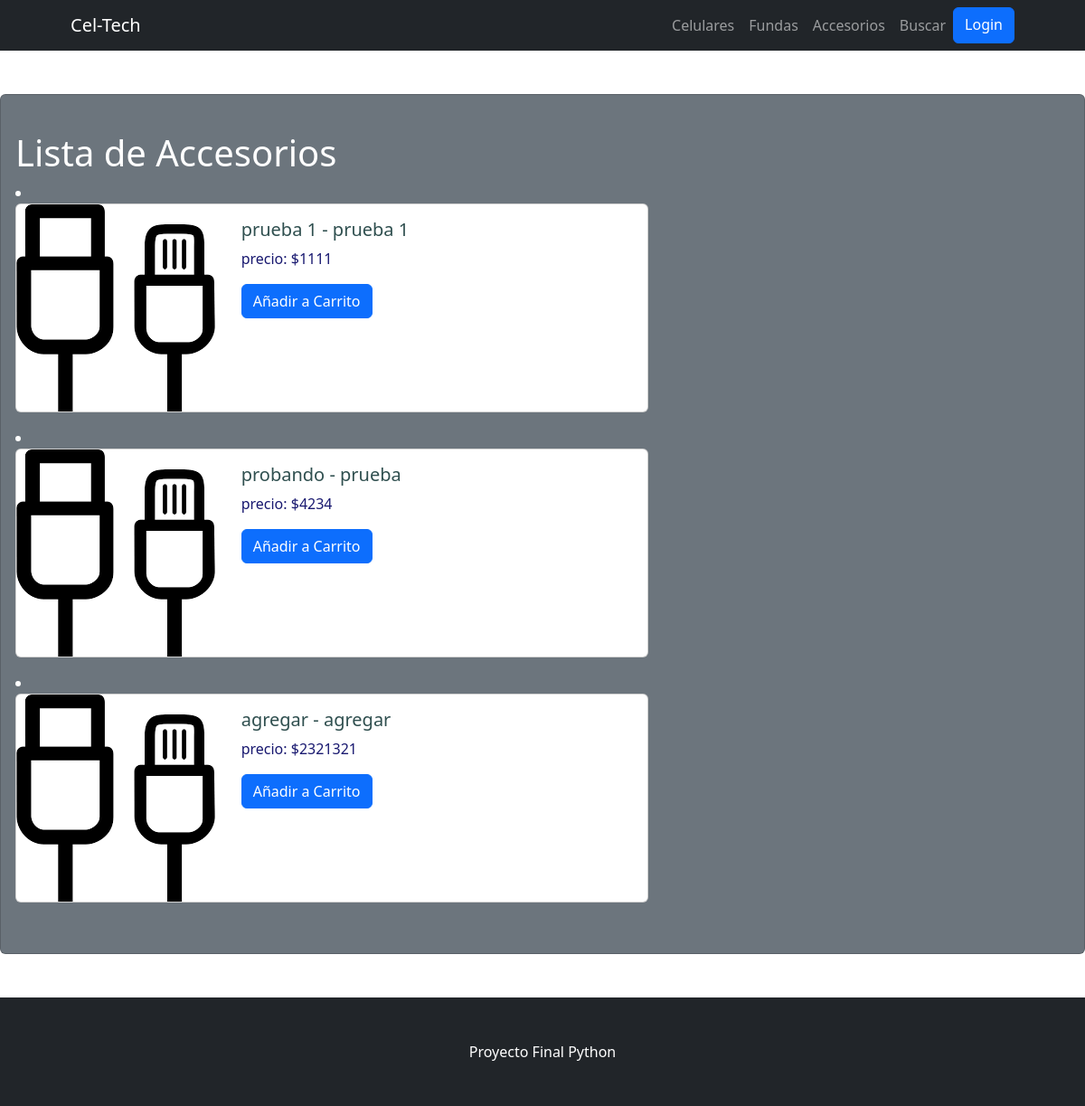
/CelTech/accesorios, run on the app's committed database.
### CelTech/models.py (models this page shows, shortened)
class Accesorios(models.Model):
    marca = models.CharField(max_length=20)
    tipo = models.CharField(max_length=20)
    precio = models.IntegerField()

### CelTech/views.py (the view)
# urls.py: path('accesorios', accesorios, name="Accesorios"),
def accesorios(req):
    accesorio = Accesorios.objects.all()
    return render(req, "accesorios.html", {"accesorios": accesorio})

### CelTech/templates/accesorios.html (shortened to what this page needs)
{% extends 'padre.html' %}
{% block cambiante %}
    <h1>Lista de Accesorios</h1>
        {% for accesorio in accesorios  %}
            <li>
            <div class="card mb-3" style="max-width: 700px;">
                <div class="row g-0">
                  <div class="col-md-4">
                    <img src="\static\img\images.png" class="img-fluid rounded-start" alt="...">
                  </div>
                  <div class="col-md-8">
                    <div class="card-body">
                      <h5 class="card-title" style="color: darkslategrey;">{{accesorio.marca}} - {{accesorio.tipo}}</h5>
                      <p class="card-text" style="color: midnightblue;" > precio: ${{accesorio.precio}}</p>
                      <a class="btn btn-primary" href="{% url 'carrito'  %}" role="button">Añadir a Carrito</a>
                    </div>
                  </div>
                </div>
              </div>
                    {% endfor %}
            </li>
{% endblock cambiante %}

### data on the page
Accesorios: marca "prueba 1", tipo "prueba 1", precio "1111"
Accesorios: marca "probando", tipo "prueba", precio "4234"
Accesorios: marca "agregar", tipo "agregar", precio "2321321"
